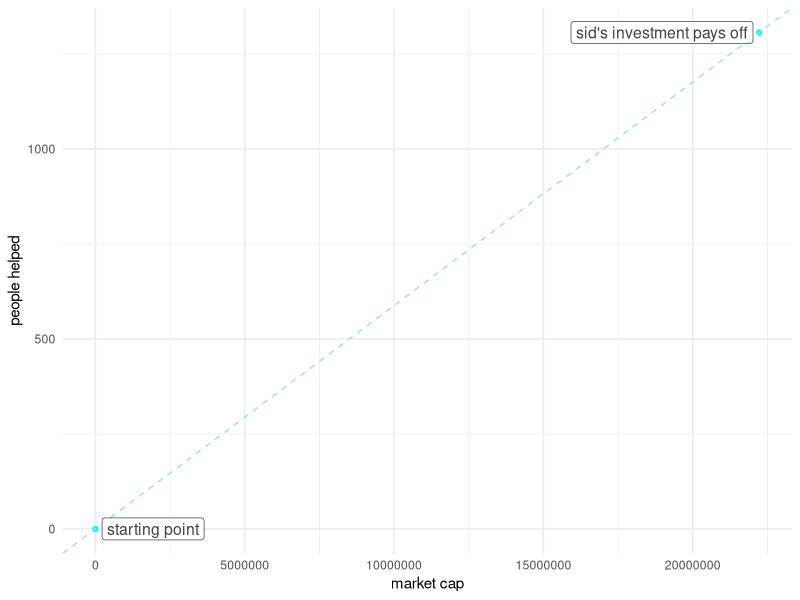

Reproduce this figure in R.
options(scipen = 99)
library(ggplot2)
library(ggrepel)
library(dplyr)

df <- tribble(~"milestone", ~"market_cap", ~"people_helped",
              "starting point", 0, 0,
              "sid's investment pays off", 22224000, 1307)

p <- ggplot(data = df,
            aes(x = market_cap,
                y = people_helped,
                label = milestone)) +
  geom_point(color = "cyan") +
  geom_abline(intercept = 0, slope = 1/17000, 
              color = "light blue", lty = "dashed") +
  xlab("market cap") +
  ylab("people helped") +
  geom_label_repel(max.iter = 10000, 
                   colour = "black", family = 'Helvetica', # fontface = "bold", 
                   box.padding = unit(0.25, "lines"), 
                   point.padding = unit(.25, "lines"), 
                   alpha = .75,
                   segment.colour = 'gray',
                   size = 4,
                   force = 4,
                   show.legend = FALSE) +
  theme_minimal()
